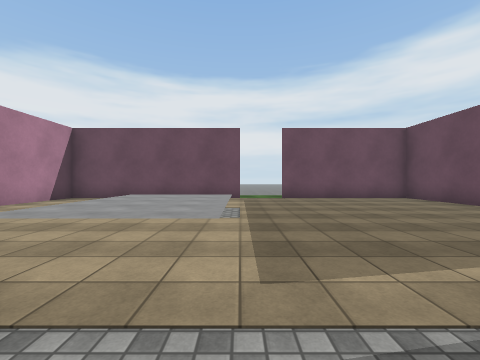
View 1 (above)

16 first-person views from a walk through a scene from a Unity 3-D project. The camera is 1.3 m above the floor, looks level and sees 90° across. The floor is counted in squares, 2 m on a side. Each view is taken from the middle of a square. On the plan, view 1 faces up. The plan holds only what a view shows up to about 9 squares ahead; the rest is blank. The place goes on beyond the plan. The player character is not drawn. Surface patterns are stand-ins for the level's own textures.

View 2
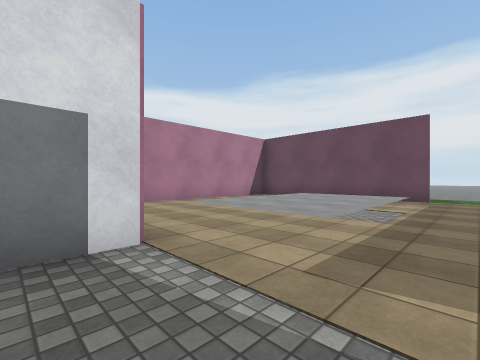

View 3
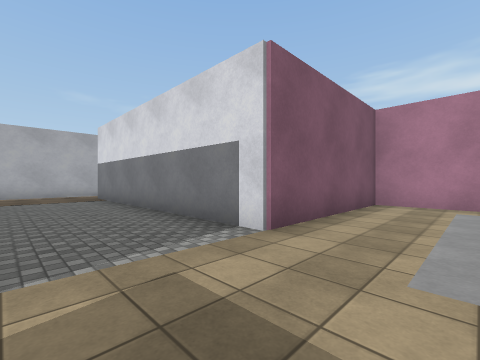

View 4
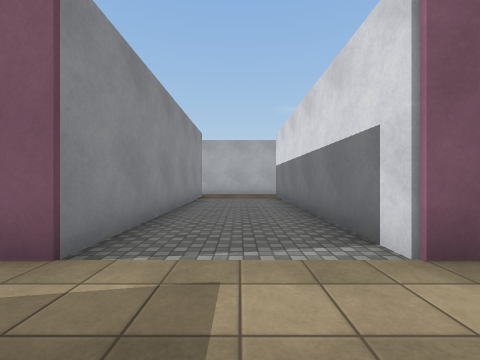

View 5
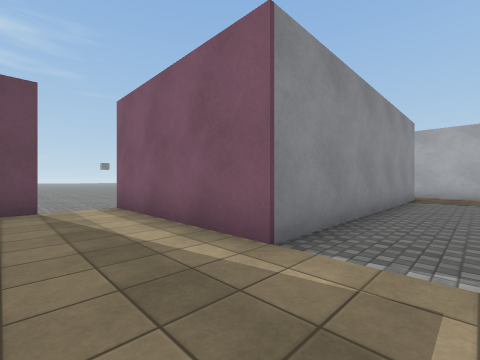

View 6
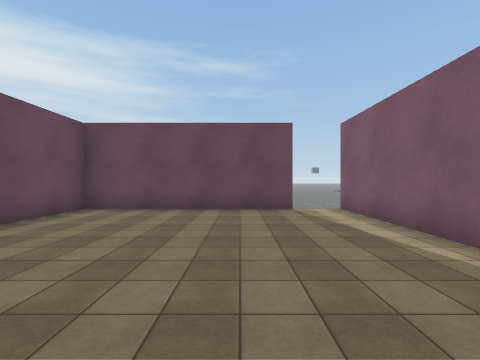

View 7
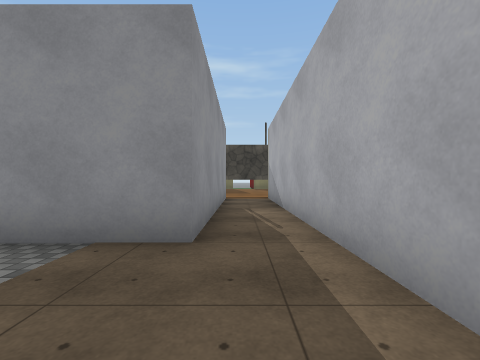

View 8
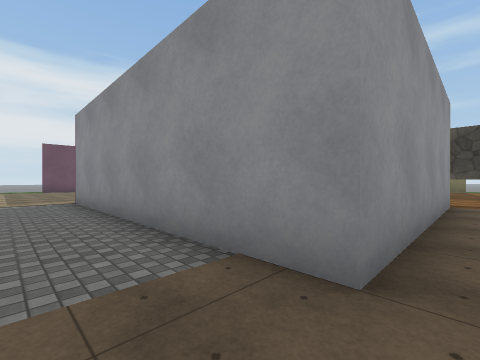

View 9
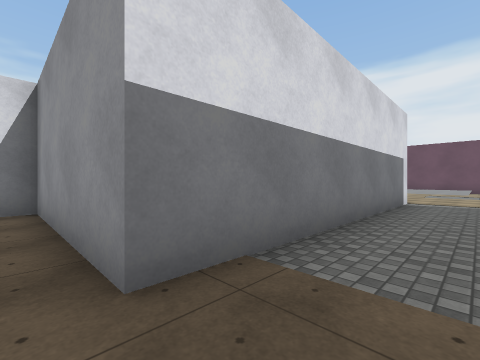

View 10
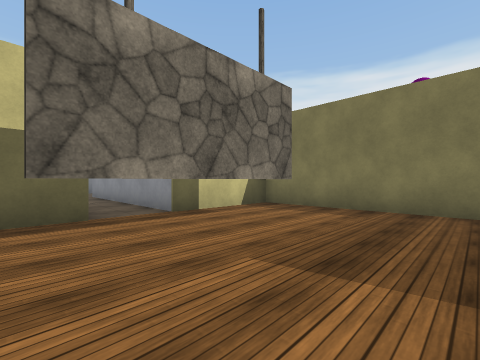

View 11
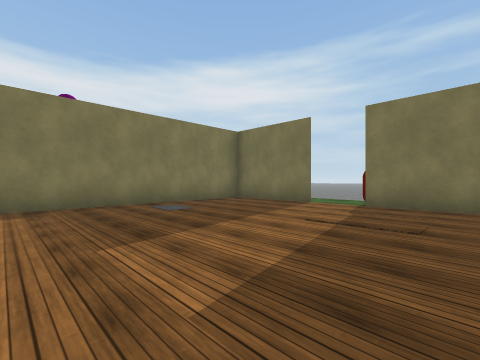

View 12
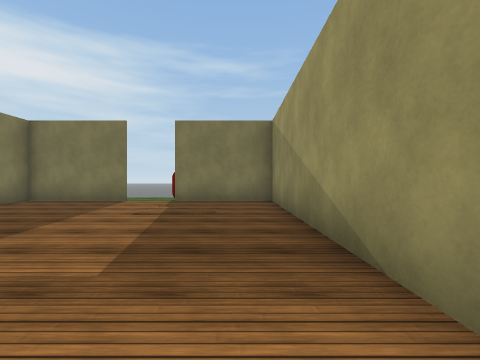

View 13
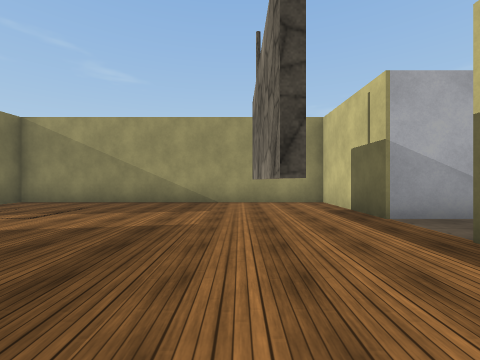

View 14
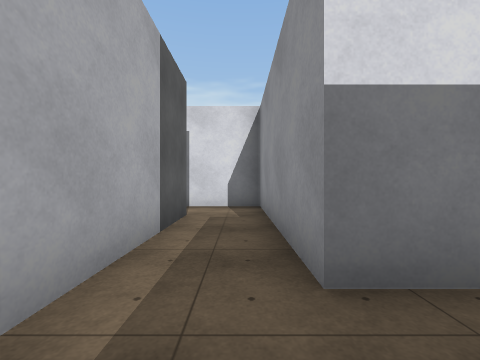

View 15
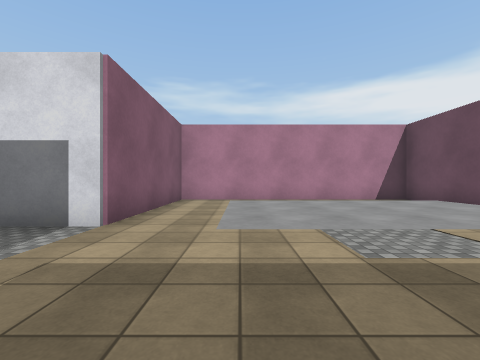

View 16
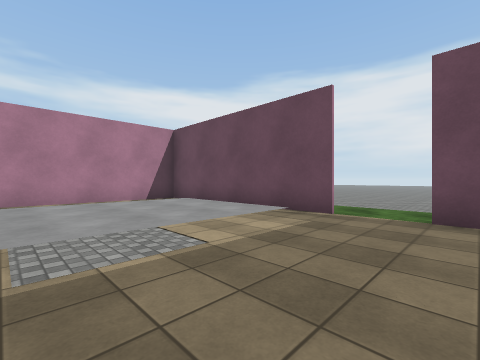

### Floor plan
Key: @ floor where view 1 was taken; # wall or solid block; . main floor; : floor 0.5 m higher than the main floor; / step, stairs or slope; T thing the floor can be seen under or through; O other object.
Columns run from 6 left of view 1 to 18 right of it. Each row starts with its distance up from view 1.
 11      ...
 10      ...
  9 #######.#####
  8 #.   .......#
  7 #. :::......#
  6 #. :::......#
  5 #. :::......#
  4 #..:::......#
  3 #..///......#
  2 #................
  1 ######..#####....
  0      #@.#
 -1      #..#
 -2      #..#
 -3      #..#     #########
 -4      #..#     #.......#
 -5      #..#     #.......#
 -6 ######..#######.T.....#..
 -7 #...............T........
 -8 #.#############.T.....#O
 -9               #.......#
-10               #.......#
-11               #########

Where each view was taken, in squares from view 1:
view 1: 0 up, 0 right, facing up
view 2: 0 up, 1 right, facing up-left
view 3: 3 up, 1 right, facing down-left
view 4: 3 up, 0 right, facing down
view 5: 3 up, 0 right, facing down-right
view 6: 4 up, 1 left, facing right
view 7: 7 down, 1 left, facing right
view 8: 7 down, 0 right, facing up-right
view 9: 7 down, 0 right, facing up-left
view 10: 9 down, 12 right, facing up-left
view 11: 10 down, 10 right, facing up-right
view 12: 10 down, 9 right, facing right
view 13: 4 down, 10 right, facing down
view 14: 7 down, 0 right, facing left
view 15: 3 up, 2 right, facing left
view 16: 4 up, 2 right, facing up-left
